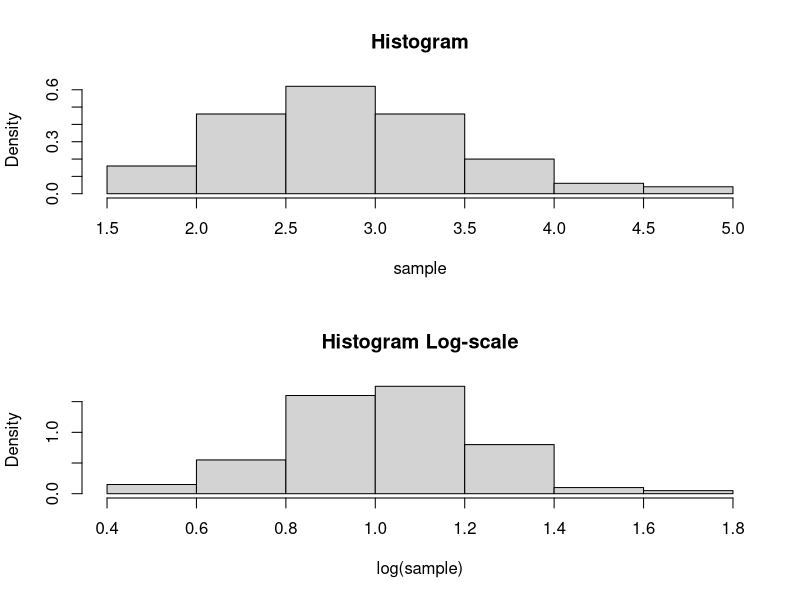

Write the R code that produced this figure.
## ---- chunk 1
# sampling-parameters
set.seed(1)
mu <- 1
sigma <- 0.25
n<-100
sample <- rlnorm(n, meanlog = mu, sdlog = sigma)
## ---- chunk 2
# plotting
par(mfrow = c(2,1))
hist(sample, freq=F, main = "Histogram")
hist(log(sample), freq=F,, main = "Histogram Log-scale")
## ---- chunk 3
sample_mean <- mean(sample)
sample_var <- var(sample)

log_sample_mean <- mean(log(sample))
log_sample_var <- var(log(sample))
